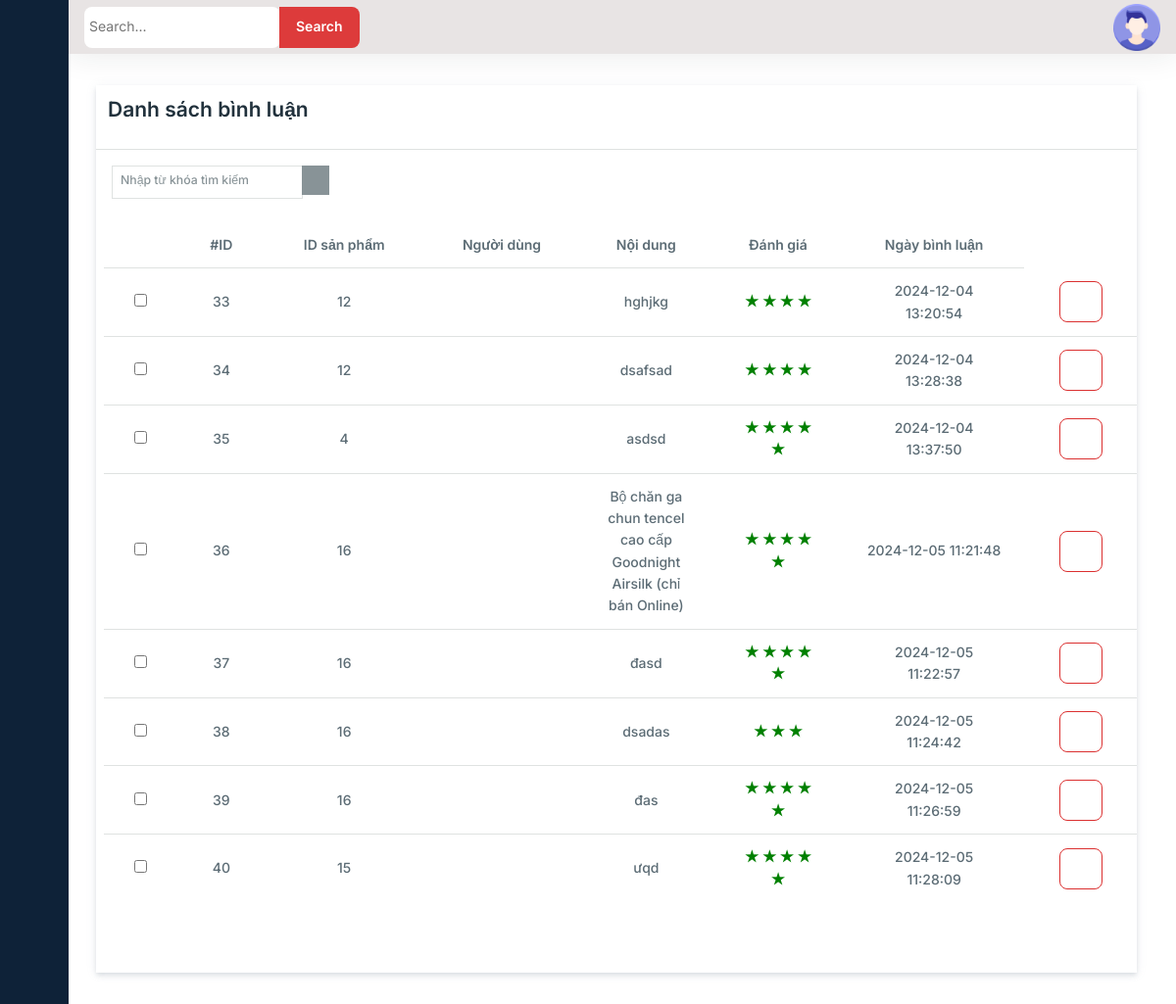
The app's page /admin?ctl=listcomment (signed in) with its own data.
### tables this page shows
CREATE TABLE `comments` (
  `id` int NOT NULL,
  `product_id` int NOT NULL,
  `user_id` int DEFAULT NULL,
  `comment` text NOT NULL,
  `rating` tinyint NOT NULL,
  `status` tinyint(1) DEFAULT '1',
  `created_at` datetime DEFAULT CURRENT_TIMESTAMP,
  `updated_at` datetime DEFAULT NULL
);

### common/function.php (called while the page is built, shortened)
<?php
function view($path_view, $data = [])
{
    extract($data);
    $path_view = str_replace(".", "/", $path_view);
    include_once ROOT_DIR . "views/$path_view.php";
}

### controllers/admin/AdminCommentController.php (called while the page is built, shortened)
<?php
class AdminCommentController {
    public function index()
    {
        $comments = (new Comment)->all();
        return view("admin.comment.list", compact('comments', 'title'));
    }
}
?>

### admin/index.php (called while the page is built, shortened)
<?php
require_once __DIR__ . "/../common/function.php";
require_once __DIR__ . "/../models/BaseModel.php";
require_once __DIR__ . "/../models/Comment.php";
require_once __DIR__ . "/../controllers/admin/AdminCommentController.php";
$ctl = $_GET['ctl'] ?? "";
match ($ctl) {
    '' => (new AdminStatisticsController)->index(),
    'profile' => (new AdminUserController)->profile(),
    'listsp' => (new AdminProductController)->index(),
    'addsp' => (new AdminProductController)->create(),
    'storesp' => (new AdminProductController)->store(),
    'deletesp' => (new AdminProductController)->delete(),
    'editsp' => (new AdminProductController)->edit(),
    'updatesp' => (new AdminProductController)->update(),
    'listdm' => (new AdminCategoryController)->index(),
    'adddm' => (new AdminCategoryController)->create(),
    'storedm' => (new AdminCategoryController)->store(),
    'deletedm' => (new AdminCategoryController)->delete(),
    'editdm' => (new AdminCategoryController)->edit(),
    'updatedm' => (new AdminCategoryController)->update(),
    'listuser' => (new AdminUserController)->index(),
    'adduser' => (new AdminUserController)->create(),
    'storedm' => (new AdminUserController)->store(),
    'deleteuser' => (new AdminUserController)->delete(),
    'edituser' => (new AdminUserController)->edit(),
    'updateuser' => (new AdminUserController)->update(),
    'listcomment' => (new AdminCommentController)->index(),
    'deletecomment' => (new AdminCommentController)->delete(),
    'list-order' => (new OrderController) ->index(),
    'detail-order' =>(new OrderController) ->showOrder(),
    default => view('errors.404'),
};

### models/BaseModel.php (called while the page is built, shortened)
<?php
class BaseModel
{
    public function __construct()
    {
        try {
            $this->conn = new PDO("mysql:host=localhost; dbname=du-an-1; charset=utf8; port=3306", "root", "");
        } catch (PDOException $e) {
            echo "Lỗi kết nối CSDL: " . $e->getMessage();
        }
    }
}

### models/Comment.php (called while the page is built, shortened)
<?php
class Comment extends BaseModel
{
  public function all()
  {
    $sql = "
        SELECT comments.*, users.username
        FROM comments
        JOIN users ON comments.user_id = users.id
    ";
    $stmt = $this->conn->prepare($sql);
    $stmt->execute();
    return $stmt->fetchAll(PDO::FETCH_ASSOC);
  }
}

### views/admin/comment/list.php (the view, shortened to what this page needs)
<?php include_once ROOT_DIR . "views/admin/sidebar.php" ?>
<div class="main">
    <?php include_once ROOT_DIR . "views/admin/header.php" ?>
    <main class="container-fluid content px-3 py-4">
        <div class="shadow bg-white pb-5 mt-4 ms-4 mb-4 col-md-11" style="width: 96%;">
            <div>
                <h4 class="p-3">Danh sách bình luận</h4>
            </div>
            <hr>
            <div class="d-flex justify-content-between align-items-center">
                <form action="" class="ms-4">
                    <div class="input-group input-group-sm">
                        <input class="form-control rounded-0 mb-2 pb-2" type="search" id="search" name="search" placeholder="Nhập từ khóa tìm kiếm" aria-label="Sizing example input" aria-describedby="inputGroup-sizing-sm">
                        <div class="input-group-sm">
                            <button type="button" class="btn btn-secondary rounded-0">
                            </button>
                        </div>
                    </div>
                </form>
            </div>
            <div class="pb-5 mt-4 ms-2 mb-4 ">
                <table class="table table-hover ">
                    <thead class="thead-light">
                        <tr>
                            <th scope="col" class="text-center align-middle"></th>
                            <th scope="col" class="text-center align-middle">#ID</th>
                            <th scope="col" class="text-center align-middle">ID sản phẩm</th>
                            <th scope="col" class="text-center align-middle">Người dùng</th>
                            <th scope="col" class="text-center align-middle">Nội dung</th>
                            <th scope="col" class="text-center align-middle">Đánh giá</th>
                            <th scope="col" class="text-center align-middle">Ngày bình luận</th>
                        </tr>
                    </thead>
                    <tbody>
                        <?php foreach ($comments as $comment) : ?>
                            <tr>
                                <td scope="row" class="text-center align-middle">
                                    <form action="" method="post">
                                        <input type="checkbox">
                                    </form>
                                </td>
                                <td class="text-center align-middle"><?= $comment['id'] ?></td>
                                <td class="text-center align-middle"><?= $comment['product_id'] ?></td>
                                <td class="text-center align-middle"><?= $comment['username'] ?></td>
                                <td class="text-center align-middle"><?= $comment['comment'] ?></td>
                                <td class="text-center align-middle" style="color: green; font-size:14px; font-weight: bold;">
                                        <?php for ($i = 1; $i <= $comment['rating']; $i++): ?>
                                        <span class="star filled">&#9733;</span>
                                         <?php endfor; ?>
                                </td>
                                <td class="text-center align-middle"><?= $comment['created_at'] ?></td>
                                <td class="text-center align-middle">
                                    <a onclick="return confirm ('Bạn có chắc chắn muốn xóa bình luận này không!')" href="?ctl=deletecomment&id=<?= $comment['id'] ?>">
                                        <button type="button" class="btn btn-outline-danger">
                                        </button>
                                    </a>
                                </td>
                            </tr>
                        <?php endforeach ?>
                    </tbody>
                </table>
            </div>
        </div>
</div>
</div>
<?php include_once ROOT_DIR . "views/admin/footer.php" ?>

### assets/css/admin.css (style rules this page uses)
a { text-decoration: none; }
body { font-family: 'Poppins', sans-serif; }
.main { display: flex; flex-direction: column; min-height: 100vh; width: 100%; overflow: hidden; transition: all 0.35s ease-in-out; background-color: #fff; min-width: 0; }
table tr td { max-width: 100px; max-height: 100px; }

### records on screen
comments: id "33", product "12", comment "hghjkg", rating 4 (drawn), created_at "2024-12-04 13:20:54"
comments: id "34", product "12", comment "dsafsad", rating 4 (drawn), created_at "2024-12-04 13:28:38"
comments: id "35", product "4", comment "asdsd", rating 5 (drawn), created_at "2024-12-04 13:37:50"
comments: id "36", product "16", comment "Bộ chăn ga chun tencel cao cấp Goodnight Airsilk (chỉ bán Online)", rating 5 (drawn), created_at "2024-12-05 11:21:48"
comments: id "37", product "16", comment "đasd", rating 5 (drawn), created_at "2024-12-05 11:22:57"
comments: id "38", product "16", comment "dsadas", rating 3 (drawn), created_at "2024-12-05 11:24:42"
comments: id "39", product "16", comment "đas", rating 5 (drawn), created_at "2024-12-05 11:26:59"
comments: id "40", product "15", comment "ưqd", rating 5 (drawn), created_at "2024-12-05 11:28:09"
